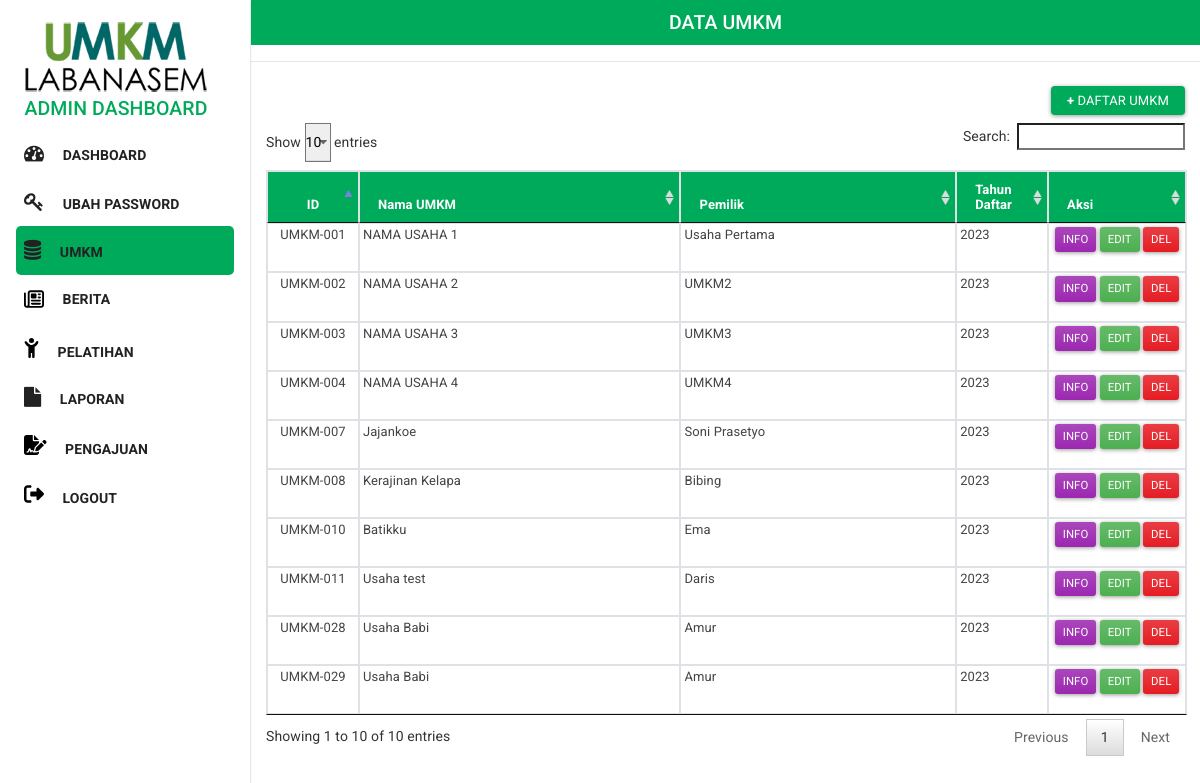
Page /_admin/umkmview.php (signed in) on the committed database.
### tables this page shows
CREATE TABLE `register` (
  `umkmid` int(11) NOT NULL,
  `umkmkode` varchar(20) NOT NULL,
  `nama` varchar(50) NOT NULL,
  `alamat` varchar(150) NOT NULL,
  `nik` varchar(50) NOT NULL,
  `nohp` varchar(20) NOT NULL,
  `email` varchar(100) NOT NULL,
  `ig` varchar(50) NOT NULL,
  `password` varchar(100) NOT NULL,
  `namausaha` varchar(100) NOT NULL,
  `jenisusaha` varchar(50) NOT NULL,
  `status` varchar(10) NOT NULL COMMENT 'inactive, onreview,active',
  `usercreated` varchar(20) NOT NULL,
  `dateinsert` datetime NOT NULL,
  `ipaddress` varchar(20) NOT NULL,
  `lastupdate` datetime DEFAULT NULL
);

### _admin/umkmview.php (the view, shortened to what this page needs)
<?php
require"../system/sistem.php";
	$time = $_SERVER['REQUEST_TIME'];
	if (isset($_SESSION['LAST_ACTIVITY']) &&  ($time - $_SESSION['LAST_ACTIVITY']) > $_SESSION['TIME_DURATION']) {
		session_unset();
		session_destroy();
		session_start();
		header( "Location:index.php?pesan=Session Timeout!" );
	}
	else if (isset($_SESSION['ses_username']))
{
	if ($_SESSION['ses_hak']!='administrator')
	{
		header( "Location:index.php?pesan=Forbidden Access!" );
	}
	else
	{
?>
<html>
<head>
    <link rel="stylesheet" href="css/bootstrap.min.css"/>
    <link rel="stylesheet" href="navbar-fixed-left.min.css">
	 <link rel="stylesheet" href="https://cdnjs.cloudflare.com/ajax/libs/font-awesome/4.7.0/css/font-awesome.min.css"/>
    <link rel="stylesheet" href="css/docs.css">
</head>
<body>
	<?php
		include "menu_samping.php";
	?>
	<section class="bg-light sec-pad">
		<div class="div-bg" style="background-color:#00AA5B">
			<h4 class="h4-bg text-center"><span class="h4-bg-white">DATA UMKM</span></h4>
		</div>
		<hr>
			<div class="col-md-12 col-md-offset-2 custyle">
			<a href="register.php" class="btn btn-xs pull-right text-white my-2 py-2" style="background-color:#00AA5B"><b>+</b> Daftar UMKM</a>
			<table id="paging" class="table table-bordered table-sm">
			<thead class="bg" style="background-color:#00AA5B">
			   <tr class="text-white">
					<th class='text-center' width="10%">ID</th>
					<th class='' width="35%">Nama UMKM</th>
					<th class='' width="30%">Pemilik</th>
					<th class='' width="10%">Tahun Daftar</th>
					<th class="" width="15%">Aksi</th>
				</tr>
			</thead>
				<?php echo "<span style='color:red; font-weight:bold;'>".$pesan."</span>";
					$sql="SELECT umkmid, umkmkode, nama, namausaha, year(dateinsert) as 'tahun' FROM register ORDER BY dateinsert DESC";
					$res = mysqli_query($dbconn,$sql);
					$jml = @mysqli_num_rows($res);
					if ($jml==0)
					{
							echo "  <tr>";
							echo "		<td colspan=5 class='control' align='center'>No Data...</td>";
							echo "  </tr>";
					}
					else
					{
						while ($rows = mysqli_fetch_assoc($res))
						{
							echo "  <tr>";
							echo "	<td class='text-center'>$rows[umkmkode]</td>";
							echo "	<td class='text-left'>$rows[namausaha]</td>";
							echo "	<td class='text-left'>$rows[nama]</td>";
							echo "	<td class='text-left'>$rows[tahun]</td>";
							echo " 	<td class='text-center'><a class='btn btn-info btn-sm' href='umkmeditform.php?uid=$rows[umkmid]&cmd=info'><span class='glyphicon glyphicon-edit'></span> Info</a> <a class='btn btn-success btn-sm' href='umkmeditform.php?uid=$rows[umkmid]&cmd=edit'><span class='glyphicon glyphicon-edit'></span> Edit</a> <a href='umkmeditform.php?uid=$rows[umkmid]&cmd=del' class='btn btn-danger btn-sm'><span class='glyphicon glyphicon-remove'></span> Del</a></td>";
							echo "</tr>";
						}
					}
						echo "</table>" ;
					?>
					 <link href="jquerydata/assets/css/jquery.dataTables.min.css" rel="stylesheet" media="screen">
		</div>
	</section>
</body>
</html>
<?php
	}
}
else
{
	header( "Location:index.php?pesan=Forbidden Access!" );
}
?>

### _admin/menu_samping.php (shortened to what this page needs)
<?php
$current_page = basename($_SERVER['SCRIPT_FILENAME']);
	$time = $_SERVER['REQUEST_TIME'];
	if (isset($_SESSION['LAST_ACTIVITY']) &&  ($time - $_SESSION['LAST_ACTIVITY']) > $_SESSION['TIME_DURATION']) {
		session_unset();
		session_destroy();
		session_start();
		header( "Location:index.php?pesan=Session Expired!" );
	}
	else if (isset($_SESSION['ses_username']))
{
	if ($_SESSION['ses_hak']!='administrator')
	{
		header( "Location:index.php?pesan=Forbidden Access!" );
	}
	else
	{
		if($_SESSION['ses_hak']=='administrator')
		{
?>
		<nav class="navbar navbar-expand-md navbar-dark bg-white fixed-top">
			<div class="portfolio-caption  text-center">
			<div class="botlogo text-center">
					<img src="../img/logo bottom.png" alt="">
				<h4 class="text" style="color:#00AA5B"> ADMIN DASHBOARD</h4>
				</div>
			</div>
			<div class="collapse navbar-collapse" id="navbarsExampleDefault">
				<ul class="navbar-nav">
					<li class="nav-item <?php echo ($current_page == 'admin_show.php') ? 'active' : ''; ?>">
						<a class="nav-link text-dark font-weight-bold text-uppercase" href="admin_show.php">
							<span class="fa fa-dashboard"  style="font-size:20px; margin-right: 15px;"></span>
							    Dashboard</a>
					</li>
					<li class="nav-item <?php echo ($current_page == 'change_password.php') ? 'active' : ''; ?>">
						<a class="nav-link text-dark font-weight-bold text-uppercase" href="change_password.php">
							<span class="fa fa-key"  style="font-size:20px; margin-right: 15px;"></span> Ubah Password</a>
					</li>
					<li class="nav-item <?php echo ($current_page == 'umkmview.php') ? 'active' : ''; ?>">
						<a class="nav-link text-dark font-weight-bold text-uppercase" href="umkmview.php">
							<span class="fa fa-database"  style="font-size:20px; margin-right: 15px;"></span> UMKM</a>
					</li>
					 <li class="nav-item <?php echo ($current_page == 'newsview.php') ? 'active' : ''; ?>">
						<a class="nav-link text-dark font-weight-bold text-uppercase" href="newsview.php">
							<span class="cil-newspaper"  style="font-size:20px; margin-right: 15px;"></span> Berita</a>
					</li>
					 <li class="nav-item <?php echo ($current_page == 'eventview.php') ? 'active' : ''; ?>">
						<a class="nav-link text-dark font-weight-bold text-uppercase" href="eventview.php">
							<span class="fa fa-training"  style="font-size:20px; margin-right: 15px;"></span> Pelatihan</a>
					</li>
					<li class="nav-item <?php echo ($current_page == 'laporan.php') ? 'active' : ''; ?>">
						<a class="nav-link text-dark font-weight-bold text-uppercase" href="laporan.php">
							<span class="fa fa-file"  style="font-size:20px; margin-right: 15px;"></span> Laporan</a>
					</li>
					<li class="nav-item <?php echo ($current_page == 'pengajuan.php') ? 'active' : ''; ?>">
						<a class="nav-link text-dark font-weight-bold text-uppercase" href="pengajuan.php">
							<span class="fa fa"  style="font-size:20px; margin-right: 15px;"></span> Pengajuan</a>
					</li>
					<li class="nav-item" <?php echo ($current_page == 'logout.php') ? 'active' : ''; ?>>
						 <a class="nav-link text-dark font-weight-bold text-uppercase" href="logout.php">
							<span class="fa fa"  style="font-size:20px; margin-right: 15px;"></span> Logout</a>
					</li>
				</ul>
			</div>
		</nav>
<?php
		}
		else
		{
			header( "Location:index.php?pesan=Forbidden Access!" );
		}
	}
}
else
{
	header( "Location:index.php?pesan=Forbidden Access!" );
}
?>

### _admin/css/docs.css (style rules this page uses)
body { min-height: 200vh; }
a { cursor: pointer; }
.h4-bg { margin: 10px 0; text-align:left; }
.h4-bg-white { width:100%; color:#fff; padding: 10px 30px; }
.div-bg { width: 100%; border:solid 1px transparent; }
.sec-pad { width: 100%; padding-left:1px; }

### _admin/menu_samping.php (style rules this page uses)
.active { background-color: #00AA5B; color: #fff; border-radius: 5px; transition: background-color 0.1s; }

### rows in the picture
register: umkmkode "UMKM-029", namausaha "Usaha Babi", nama "Amur", rows "2023"
register: umkmkode "UMKM-028", namausaha "Usaha Babi", nama "Amur", rows "2023"
register: umkmkode "UMKM-011", namausaha "Usaha test", nama "Daris", rows "2023"
register: umkmkode "UMKM-010", namausaha "Batikku", nama "Ema", rows "2023"
register: umkmkode "UMKM-008", namausaha "Kerajinan Kelapa", nama "Bibing", rows "2023"
register: umkmkode "UMKM-007", namausaha "Jajankoe", nama "Soni Prasetyo", rows "2023"
register: umkmkode "UMKM-004", namausaha "NAMA USAHA 4", nama "UMKM4", rows "2023"
register: umkmkode "UMKM-003", namausaha "NAMA USAHA 3", nama "UMKM3", rows "2023"
register: umkmkode "UMKM-002", namausaha "NAMA USAHA 2", nama "UMKM2", rows "2023"
register: umkmkode "UMKM-001", namausaha "NAMA USAHA 1", nama "Usaha Pertama", rows "2023"
